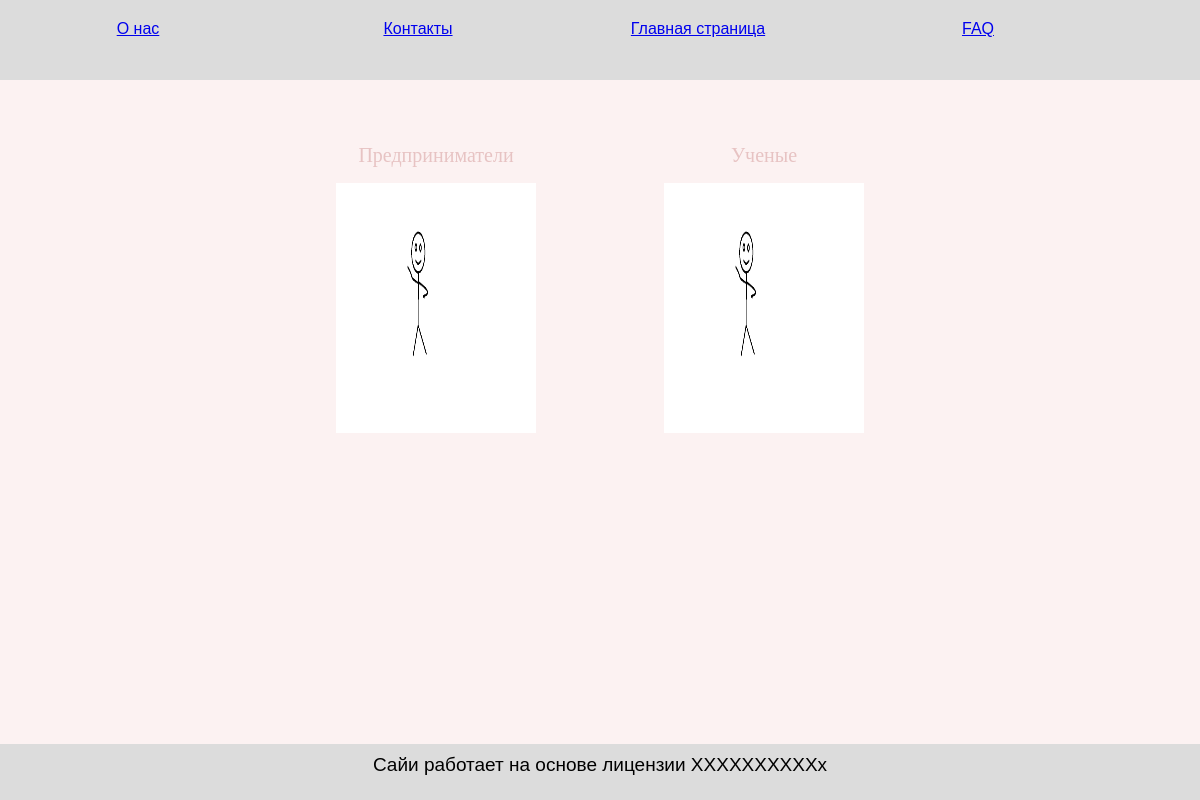
/, run on an earlier commit of the app's database.
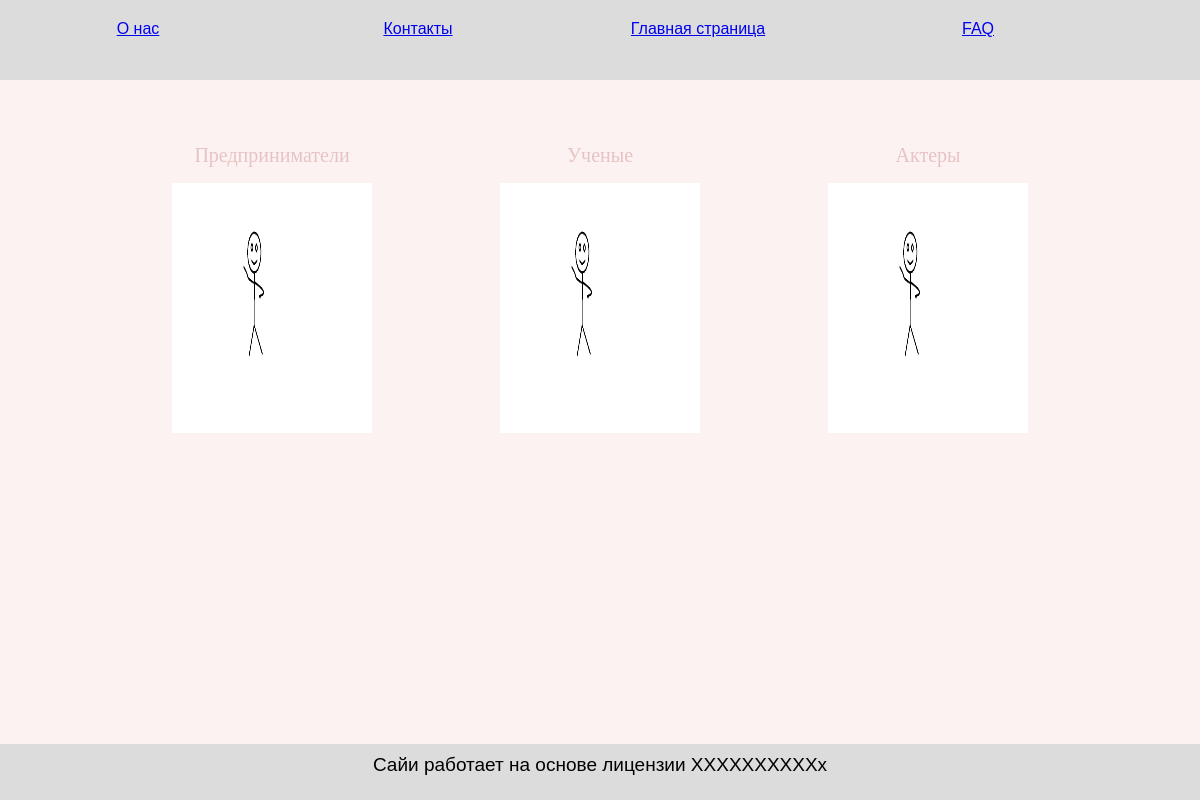
And on a later commit of the database.
### people/models.py (models this page shows, shortened)
class Category(models.Model):
    name = models.CharField(max_length=100, verbose_name = 'Категория')
    class Meta:
        verbose_name_plural = 'Категории'
        verbose_name = 'Категория'

### people/views.py (the view)
# urls.py: path('', views.PeopleCategory.as_view(), name='index'),
class PeopleCategory(ListView):
    model = Category
    template_name = 'people/index.html'
    context_object_name = 'cats'

### people/templates/people/index.html (shortened to what this page needs)
{% extends 'people/base.html' %}
{% load static %}
{% block contetn %}
    <div class="block">
        {% for c in cats %}
        <div class="block_cat">
            <p><a href="{% url 'businessman' c.pk %}">{{ c.name }}</a></p>
            <img src="{% static 'people/img/img.jpg' %}" alt="1" width="200px" height="250px">
        </div>
        {% endfor %}
    </div>
{% endblock contetn %}

### people/templates/people/base.html (shortened to what this page needs)
{% load static %}
<!DOCTYPE html>
<html lang="en">
<head>
    <link rel="stylesheet" type="text/css" href="{% static 'people/css/style.css' %}">
</head>
<body>
    <header class="test">
        <div class="head">
            <p><a href="{% url 'our_way'%}">О нас</a></p>
            <p><a href="{% url 'contacts'%}">Контакты</a></p>
            <p><a href="{% url 'index' %}">Главная страница</a></p>
            <p><a href="{% url 'addpost' %}">FAQ</a></p>
        </div>
    </header>
{% block contetn %}{% endblock contetn %}
<footer class="foot">
    <div>Сайи работает на основе лицензии ХХХХХХХХХХх</div>
</footer>
</body>
</html>

### people/static/people/css/style.css (style rules this page uses)
body { width: 100%; height: 100vh; background-color: rgb(252, 242, 242); margin: 0; padding: 0; }
.test { width: 100%; height: 10%; color: rgb(108, 57, 226); background-color: gainsboro; }
.head { height: 100%; }
.head p { width: 23%; height: 100%; display: inline-block; text-align: center; font-family: sans-serif; margin: 0; padding-top: 20px; }
.foot { position: fixed; bottom: 0; width: 100%; height: 7%; background-color: gainsboro; }
.foot div { text-align: center; font-family: sans-serif; font-size: 19px; width: 100%; height: 100%; padding-top: 10px; }
.block { width: 90%; height: 70%; margin: auto; margin-top: 4%; margin-bottom: 4%; text-align: center; }
.block_cat { display: inline-block; width: 30%; height: 70%; text-align: center; }
.block_cat p a { color: rgb(231, 195, 195); text-decoration: none; font-size: 20px; }

What changed in the data, as far as the page shows it:
added Category: name "Актеры"
